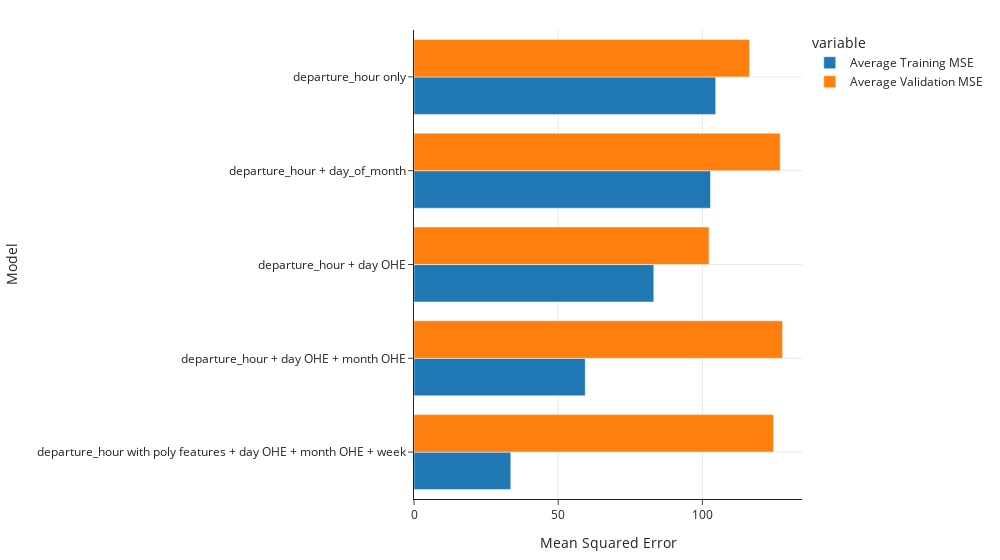

Notebook source saved alongside this figure:
### Markdown cell above
- We'll use the model previously labeled `departure_hour with poly features + day OHE + month OHE + week`.

### Code cell
commute_models_summarized

### Figure 1 — Plotly figure (JSON) as saved in the notebook; plotly's stock layout.template omitted (floating-point values rounded to 4 significant figures)
{"data": [{"alignmentgroup": "True", "hovertemplate": "variable=Average Training MSE<br>value=%{x}<br>index=%{y}<extra></extra>", "legendgroup": "Average Training MSE", "marker": {"color": "#1F77B4", "pattern": {"shape": ""}}, "name": "Average Training MSE", "offsetgroup": "Average Training MSE", "orientation": "h", "showlegend": true, "textposition": "auto", "type": "bar", "x": [33.56, 59.38, 83.15, 102.8, 104.6], "xaxis": "x", "y": ["departure_hour with poly features + day OHE + month OHE + week", "departure_hour + day OHE + month OHE", "departure_hour + day OHE", "departure_hour + day_of_month", "departure_hour only"], "yaxis": "y"}, {"alignmentgroup": "True", "hovertemplate": "variable=Average Validation MSE<br>value=%{x}<br>index=%{y}<extra></extra>", "legendgroup": "Average Validation MSE", "marker": {"color": "#FF7F0E", "pattern": {"shape": ""}}, "name": "Average Validation MSE", "offsetgroup": "Average Validation MSE", "orientation": "h", "showlegend": true, "textposition": "auto", "type": "bar", "x": [124.7, 127.8, 102.3, 127.0, 116.3], "xaxis": "x", "y": ["departure_hour with poly features + day OHE + month OHE + week", "departure_hour + day OHE + month OHE", "departure_hour + day OHE", "departure_hour + day_of_month", "departure_hour only"], "yaxis": "y"}], "layout": {"barmode": "group", "legend": {"title": {"text": "variable"}, "tracegroupgap": 0}, "width": 1000, "xaxis": {"anchor": "y", "domain": [0, 1], "title": {"text": "Mean Squared Error"}}, "yaxis": {"anchor": "x", "domain": [0, 1], "title": {"text": "Model"}}}}
